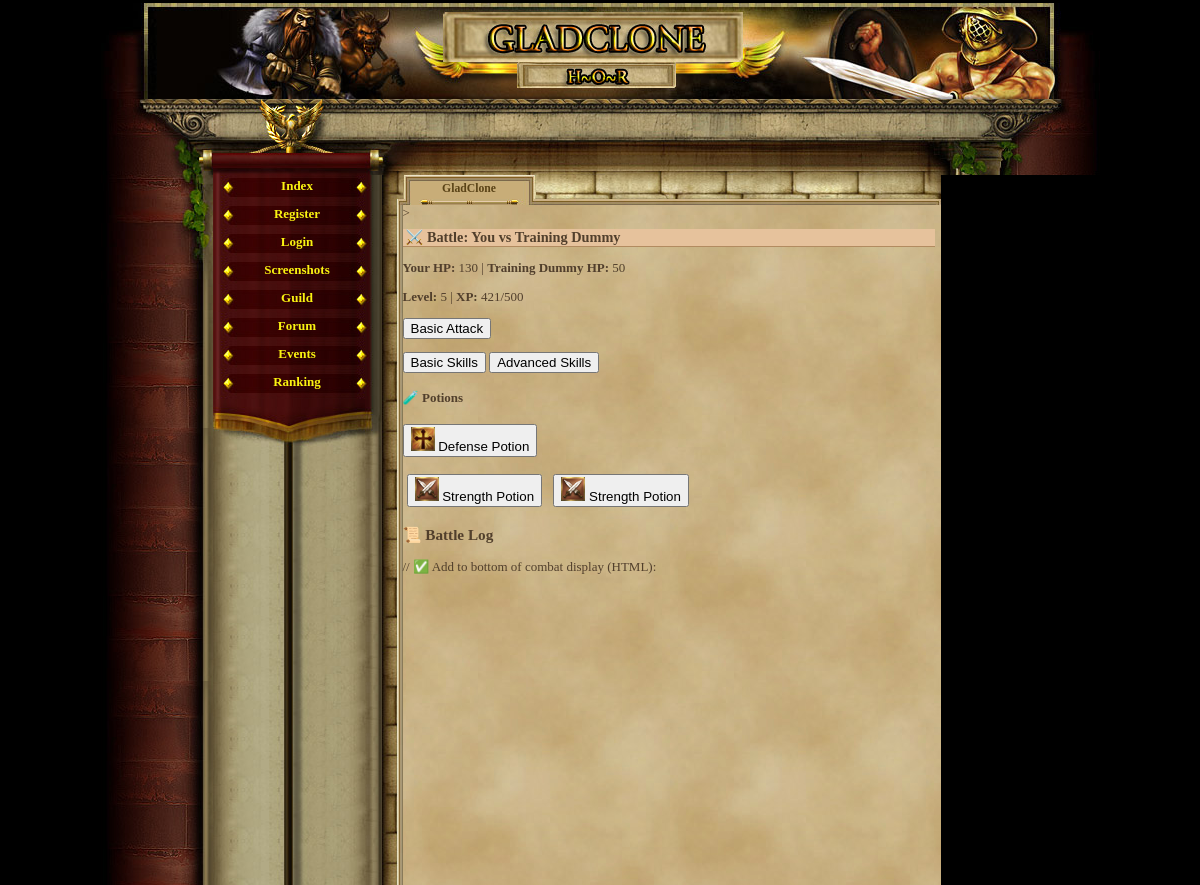
/battle.php (signed in), run on an earlier commit of the app's database.
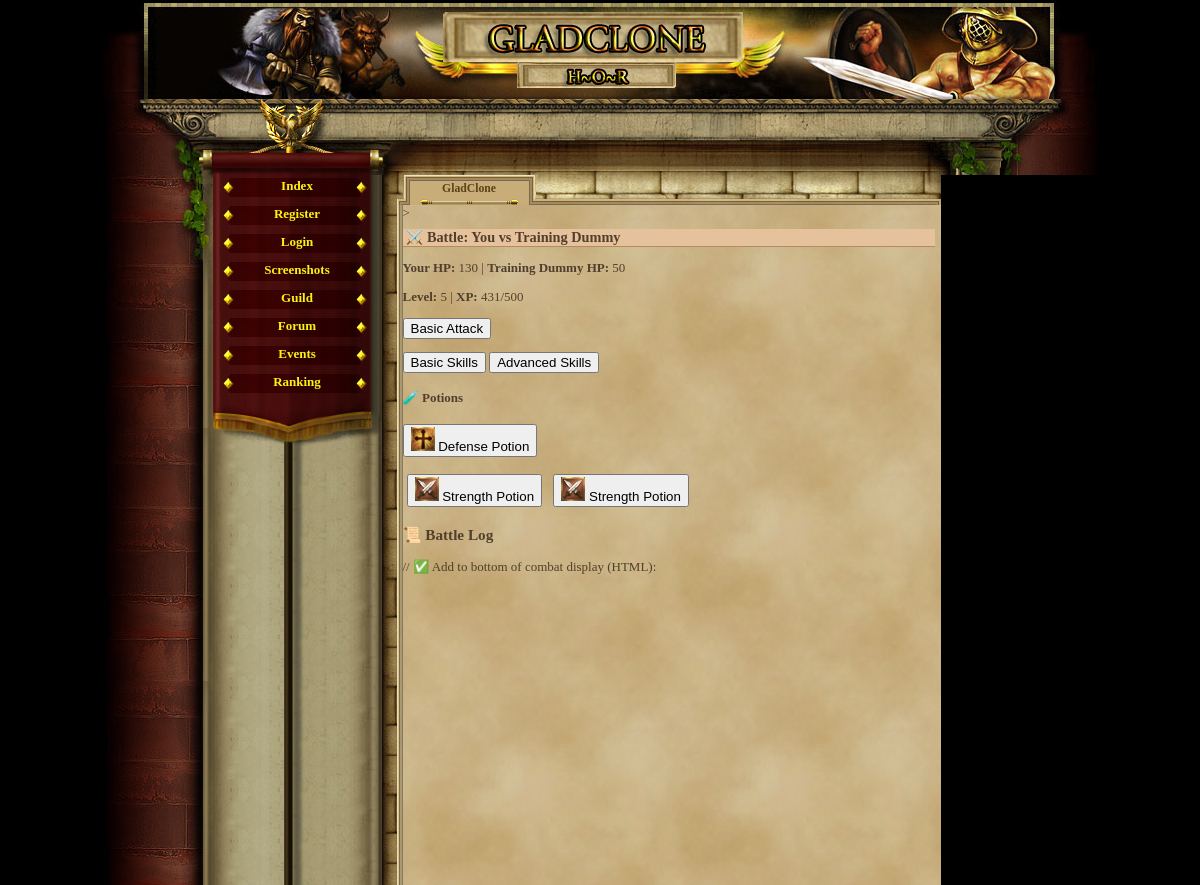
And on a later commit of the database.
### tables this page shows
CREATE TABLE `gracze` (
  `id` int(11) NOT NULL AUTO_INCREMENT,
  `gracz` int(11) NOT NULL DEFAULT '0',
  `login` varchar(24) NOT NULL,
  `haslo` varchar(40) NOT NULL,
  `email` varchar(40) NOT NULL,
  `plec` tinyint(4) NOT NULL DEFAULT '0',
  `avatar` tinyint(4) NOT NULL DEFAULT '1',
  `pregunta` text NOT NULL,
  `respuesta` text NOT NULL,
  `rank` int(1) NOT NULL DEFAULT '1',
  `nivel` int(1) NOT NULL DEFAULT '1',
  `exp` int(1) NOT NULL DEFAULT '0',
  `exp_max` int(1) NOT NULL DEFAULT '10',
  `honor` int(1) NOT NULL DEFAULT '0',
  `fama` int(1) NOT NULL DEFAULT '0',
  `victorias` int(1) NOT NULL DEFAULT '0',
  `perdidas` int(1) NOT NULL DEFAULT '0',
  `oro_robado` int(1) NOT NULL DEFAULT '0',
  `oro_perdido` int(1) NOT NULL DEFAULT '0',
  `atak` int(5) NOT NULL DEFAULT '0',
  `obrona` int(3) NOT NULL DEFAULT '0',
  `sila` int(1) NOT NULL DEFAULT '5',
  `sila_i` int(1) NOT NULL DEFAULT '0',
  `sila_max` int(1) NOT NULL DEFAULT '10',
  `zrecznosc` int(1) NOT NULL DEFAULT '5',
  `zrecznosc_i` int(1) NOT NULL DEFAULT '0',
  `zrecznosc_max` int(1) NOT NULL DEFAULT '10',
  `wyrzymalosc` int(1) NOT NULL DEFAULT '5',
  `wyrzymalosc_i` int(1) NOT NULL DEFAULT '0',
  `wyrzymalosc_max` int(1) NOT NULL DEFAULT '10',
  `constitucion` int(1) NOT NULL DEFAULT '5',
  `constitucion_i` int(1) NOT NULL DEFAULT '0',
  `constitucion_max` int(1) NOT NULL DEFAULT '10',
  `carisma` int(1) NOT NULL DEFAULT '5',
  `carisma_i` int(1) NOT NULL DEFAULT '0',
  `carisma_max` int(1) NOT NULL DEFAULT '10',
  `inteligencja` int(1) NOT NULL DEFAULT '5',
  `inteligencja_i` int(1) NOT NULL DEFAULT '0',
  `inteligencja_max` int(1) NOT NULL DEFAULT '10',
  `mdchance` int(1) NOT NULL DEFAULT '0',
  `dhchance` int(1) NOT NULL DEFAULT '0',
  `ctchance` int(1) NOT NULL DEFAULT '0',
  `zycie` int(100) NOT NULL DEFAULT '100',
  `zycie_max` int(100) NOT NULL DEFAULT '100',
  `obrazenia_min` int(1) NOT NULL DEFAULT '0',
  `obrazenia_max` int(3) NOT NULL DEFAULT '2',
  `zloto` int(100) NOT NULL DEFAULT '150',
  `zloto_skarbiec` int(11) NOT NULL,
  `punkty` int(11) NOT NULL,
  `pracuje` int(11) NOT NULL,
  `ostatnia_walka_pvp` int(11) NOT NULL,
  `ostatnia_walka_pvc` int(11) NOT NULL,
  `ostatnio_zregenerowano` int(11) NOT NULL,
  `titulo` varchar(24) NOT NULL DEFAULT 'Newbie',
  `arena_level` int(11) NOT NULL,
  `rubies` int(11) NOT NULL DEFAULT '0',
  `centurion_time` int(11) NOT NULL,
  `reportes` int(1) NOT NULL DEFAULT '0',
  `mensajes` int(1) NOT NULL DEFAULT '0',
  `noticias` int(1) NOT NULL DEFAULT '0',
  `bendicion1_type` int(11) NOT NULL,
  `bendicion1_time` int(11) NOT NULL,
  `bendicion2_type` int(11) NOT NULL,
  `bendicion2_time` int(11) NOT NULL,
  `bendicion3_type` int(11) NOT NULL,
  `bendicion3_time` int(11) NOT NULL,
  `bendicion4_type` int(11) NOT NULL,
  `bendicion4_time` int(11) NOT NULL,
  `ostatnia_aktywnosc` int(11) NOT NULL DEFAULT '0',
  `username_locked` tinyint(1) NOT NULL DEFAULT '0',
  `lock_login` tinyint(1) NOT NULL DEFAULT '0',
  PRIMARY KEY (`id`),
  UNIQUE KEY `login` (`login`)
);

### battle.php (the view, shortened to what this page needs)
<?php
require_once('var/ustawienia.php');
require_once('gora_strony.php');
require_once('menu_l.php');
$player_id = $_SESSION['id'];
$stmt = $conn->prepare("SELECT * FROM gracze WHERE id = ?");
$stmt->bind_param("i", $player_id);
$stmt->execute();
$result = $stmt->get_result();
$player = $result->fetch_assoc();
$enemy_pool = [
    ['name' => 'Training Dummy', 'hp' => 50, 'min_dmg' => 0, 'max_dmg' => 5],
    ['name' => 'Fire Imp', 'hp' => 55, 'min_dmg' => 3, 'max_dmg' => 8],
    ['name' => 'Skeleton Warrior', 'hp' => 70, 'min_dmg' => 5, 'max_dmg' => 12],
    ['name' => 'Goblin Raider', 'hp' => 60, 'min_dmg' => 4, 'max_dmg' => 10],
    ['name' => 'Dark Sorcerer', 'hp' => 45, 'min_dmg' => 7, 'max_dmg' => 15],
];
if (!isset($_SESSION['enemy']) || !isset($_SESSION['battle_enemy_hp'])) {
    $enemy = $enemy_pool[array_rand($enemy_pool)];
} else {
    $enemy = $_SESSION['enemy'];
}
$player_hp = $_SESSION['battle_player_hp'];
$enemy_hp = $_SESSION['battle_enemy_hp'];
?>
>
<h2>⚔️ Battle: You vs <?= $enemy['name'] ?></h2>
<p><strong>Your HP:</strong> <?= $player_hp ?> | <strong><?= $enemy['name'] ?> HP:</strong> <?= $enemy_hp ?></p>
<p><strong>Level:</strong> <?= $player['nivel'] ?> | <strong>XP:</strong> <?= $player['exp'] ?>/<?= $player['nivel'] * 100 ?></p>
<?php if ($player_hp > 0 && $enemy_hp > 0): ?>
    <form method="post">
        <button type="submit" name="action" value="basic">Basic Attack</button>
    </form>
    <button onclick="showTab('basic')">Basic Skills</button>
    <button onclick="showTab('advanced')">Advanced Skills</button>
<?php elseif ($enemy_hp <= 0): ?>
    <h3>🎉 You defeated the <?= $enemy['name'] ?>!</h3>
    <form method="post"><button name="reset">Start New Battle</button></form>
    <a href="index.php">← Back</a>
<?php else: ?>
    <h3>💀 You were defeated.</h3>
    <form method="post"><button name="reset">Try Again</button></form>
    <a href="index.php">← Back</a>
<?php endif; ?>
<?php
$potion_query = $conn->query("SELECT pi.id, i.name, i.image FROM player_items pi JOIN items i ON pi.item_id = i.id WHERE pi.player_id = $player_id AND i.type = 'potion'");
?>
<?php if ($potion_query->num_rows > 0): ?>
    <h4>🧪 Potions</h4>
    <form method="post">
        <?php while ($row = $potion_query->fetch_assoc()): ?>
    <form method="post" style="display: inline-block; margin: 4px;">
        <button type="submit" name="action" value="use_item">
            <img src="items/<?= htmlspecialchars($row['image']) ?>" width="24"> <?= htmlspecialchars($row['name']) ?>
        </button>
    </form>
    <?php endwhile; ?>
    </form>
<?php endif; ?>
<h3>📜 Battle Log</h3>
// ✅ Add to bottom of combat display (HTML):

What changed in the data, as far as the page shows it:
changed gracze: exp "421" → "431"
